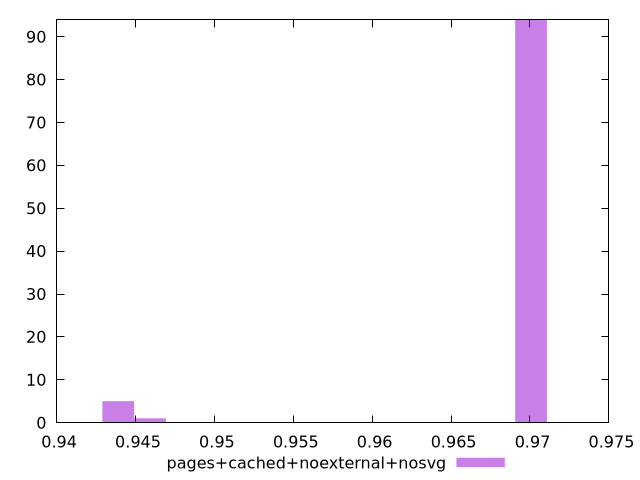

Generate this figure with gnuplot:
$_pagesCachedNoexternalNosvg <<EOF
0.9700684267286531 94
0.9439047554683367 5
0.9459173455652842 1
EOF
set key outside below
set terminal pngcairo
set output "report_00004_2020-11-02T20-21-41.718Z/first-meaningful-paint/pages+cached+noexternal+nosvg//hist.png"
set yrange [0:94]
set boxwidth 0.002012590096947413
set style fill transparent solid 0.5 noborder
plot $_pagesCachedNoexternalNosvg title "pages+cached+noexternal+nosvg" with boxes ,
